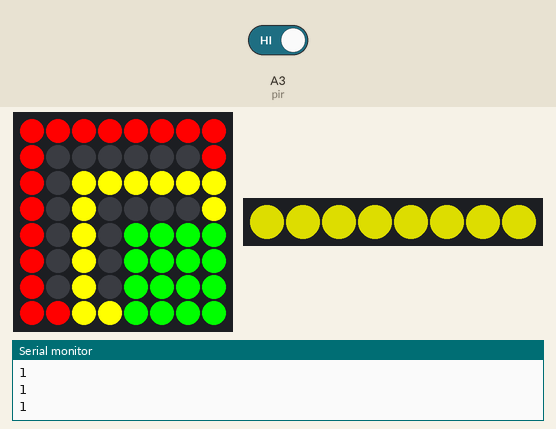
This sketch was run on a simulated Arduino Uno, built with avr-gcc and run on an emulated ATmega328P. Shown: 8×8 RGB LED matrix (first LED top left, wired row by row), 8 RGB LEDs in strip order, left to right, the last lines printed to the serial monitor. Inputs (shaded band) come from the test bench; at power-on: A3 (pir) HIGH. Dim RGB values are drawn brighter than linear.

Above: at 1.3 s.
1.4 s: A3 (pir) driven LOW
At 2.2 s:
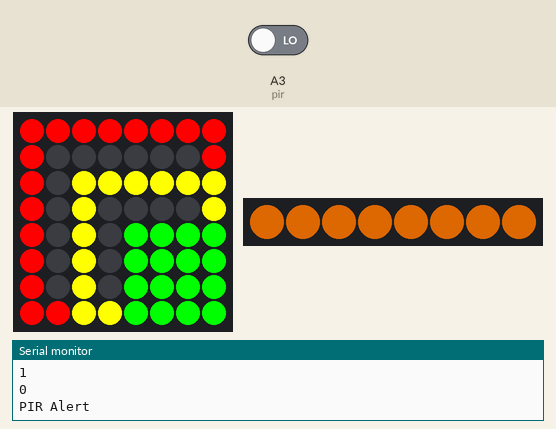
3.2 s: A3 (pir) driven HIGH
At 4.5 s:
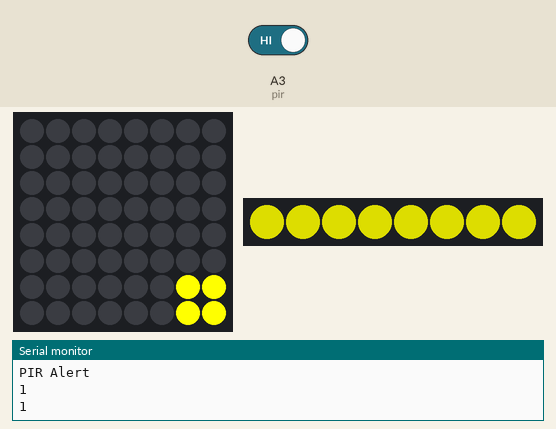
5.2 s: A3 (pir) driven LOW
At 6.3 s:
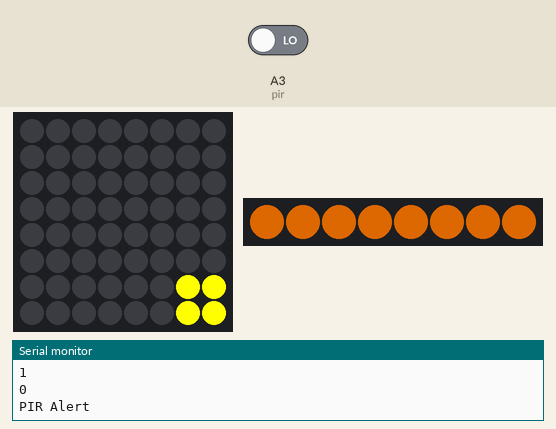
Timing chart, 0 to 8.2 s (numbered marks = the images above; inputs shaded):
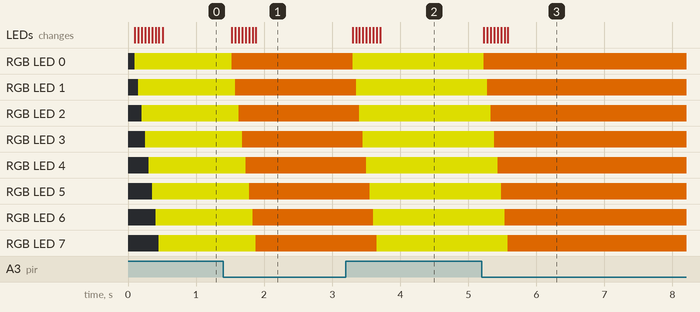

Measured:
- after the input at 1.4 s, RGB LED 0: RGB(150, 150, 0) → RGB(150, 70, 0) after 0.13 s; RGB LED 1: RGB(150, 150, 0) → RGB(150, 70, 0) after 0.18 s
- after the input at 3.2 s, RGB LED 0: RGB(150, 70, 0) → RGB(150, 150, 0) after 0.10 s; RGB LED 1: RGB(150, 70, 0) → RGB(150, 150, 0) after 0.15 s
- after the input at 5.2 s, RGB LED 0: RGB(150, 150, 0) → RGB(150, 70, 0) at once; RGB LED 1: RGB(150, 150, 0) → RGB(150, 70, 0) after 0.08 s

The sketch:

_14_bimatrix_neo_pir_VB.ino
```cpp
#include <Adafruit_NeoPixel.h>
#include <Wire.h>
#include <Wire.h>
#include <Adafruit_GFX.h>
#include "Adafruit_LEDBackpack.h"


#define pir A3 //pir to arduino pin3 ** Changed from A4 to A3 to avoid conflict with I2C bus
#define PIN 3 //NEO pixels to arduino pin12
#define NUMPIXELS 8

int flag=0;

Adafruit_NeoPixel pixels = Adafruit_NeoPixel(NUMPIXELS, PIN, NEO_GRB + NEO_KHZ800);
Adafruit_BicolorMatrix matrix = Adafruit_BicolorMatrix();
void setup() {
// put your setup code here, to run once:
matrix.begin(0x70);
pinMode(pir,INPUT);
Serial.begin(9600);
digitalWrite(8,LOW);
digitalWrite(9,LOW);
pixels.setBrightness(150);// 0-255
pixels.begin();
}

static const uint8_t PROGMEM
smile_bmp[] =
{ B00111100,
B01000010,
B10100101,
B10000001,
B10100101,
B10011001,
B01000010,
B00111100 },
neutral_bmp[] =
{ B00111100,
B01000010,
B10100101,
B10000001,
B10111101,
B10000001,
B01000010,
B00111100 },
frown_bmp[] =
{ B00111100,
B01000010,
B10100101,
B10000001,
B10011001,
B10100101,
B01000010,
B00111100 };


void loop() {
// put your main code here, to run repeatedly:
digitalWrite(8,LOW);
digitalWrite(9,LOW);
Serial.println(digitalRead(pir));
if(digitalRead(pir)==0){
Serial.println("PIR Alert");

for(int i=0;i<NUMPIXELS;i++){

// pixels.Color takes RGB values, from 0,0,0 up to 255,255,255
pixels.setPixelColor(i, pixels.Color(255,120,0)); // color set to orange

pixels.show(); // This sends the updated pixel color to the hardware.

delay(50); // Delay for a period of time (in milliseconds).
}


++flag;
if(flag>2){
flag=0;
}
matrix.clear();
while(digitalRead(pir)==0);
}
delay(100);

for(int i=0;i<NUMPIXELS;i++){

// pixels.Color takes RGB values, from 0,0,0 up to 255,255,255
pixels.setPixelColor(i, pixels.Color(255,255,0)); // color set to yellow

pixels.show(); // This sends the updated pixel color to the hardware.
delay(50); // Delay for a period of time (in milliseconds).

}

//if(flag==0){
//  matrix.clear();
////  matrix.fillRect(1,1, 5,5, LED_ON);
//  matrix.fillRect(1,1, 5,5, LED_GREEN);
//  matrix.writeDisplay();
//}
if(flag==1){
 matrix.clear();
 matrix.drawRect(8,8, 0,0, LED_RED);
  matrix.drawRect(6,6, 2,2, LED_YELLOW);
//  matrix.fillRect(4,4, 8,8, LED_GREEN);
// matrix.fillRect(1,1, 5,5, LED_YELLOW);
  matrix.writeDisplay();
}

else{
  matrix.clear();
  matrix.drawRect(0,0, 8,8, LED_RED);
  matrix.drawRect(2,2, 6,6, LED_YELLOW);
  matrix.fillRect(4,4, 4,4, LED_GREEN);

//  matrix.fillRect(0,0, 8,8, LED_RED);
//  matrix.fillRect(0,0, 8,8, LED_RED);
  matrix.writeDisplay();  // write the changes we just made to the display
//  delay(500);

}


}
```
